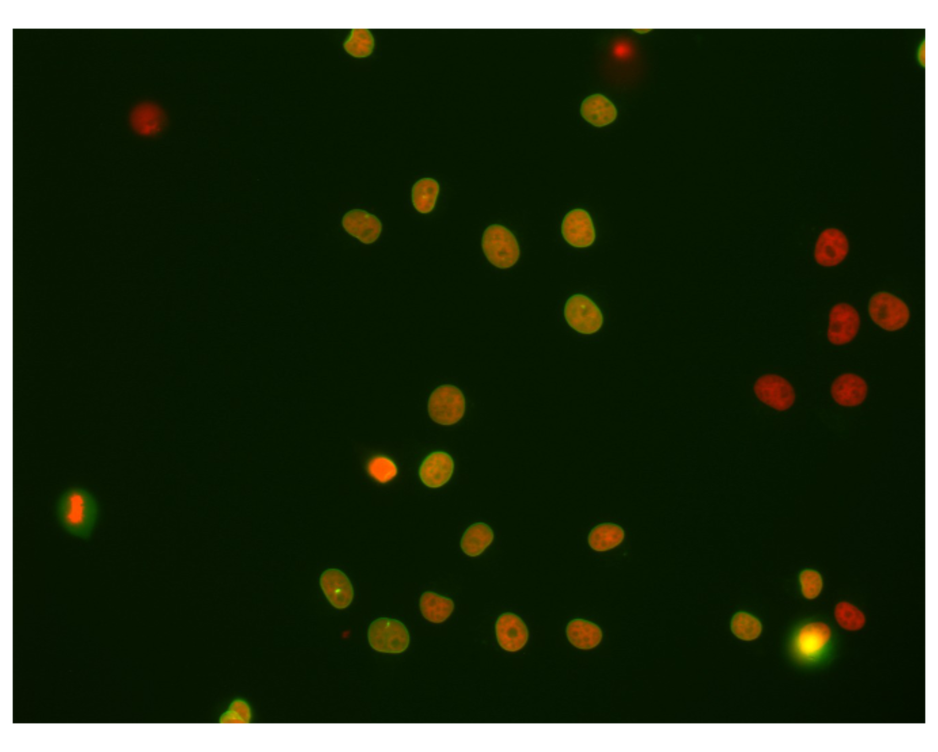
#> input picture data/plate1_1_013 [Well 5, Field 1 (Spot 5)].png, 938 x 752 px, shrunk from 1842 x 1478 before the run
$ jupyter execute --allow-errors parametric_maps.ipynb
#> lines starting #> are read from the running program, lines starting #| are printed output that depends on the picture
[cell 1]
import pyclesperanto_prototype as cle
import numpy as np
from skimage.io import imread, imshow
import matplotlib.pyplot as plt

Wir verwenden einen Datensatz, der von [Heriche et al.](https://doi.org/10.1091/mbc.E13-04-0221) veröffentlicht wurde und unter [CC BY 4.0](https://creativecommons.org/licenses/by/4.0/) lizenziert ist. Er ist in der [Image Data Resource](https://idr.openmicroscopy.org/webclient/img_detail/179719/) verfügbar.

[cell 2]
# load file
raw_image = imread('../../data/plate1_1_013 [Well 5, Field 1 (Spot 5)].png')[::2,::2,0]
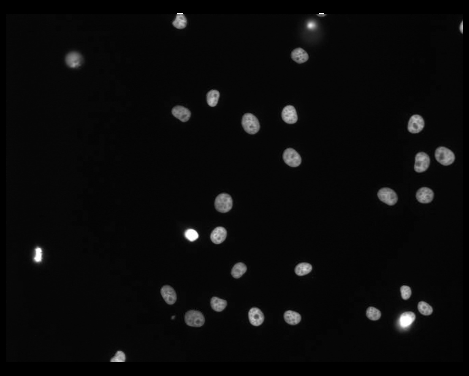
#> raw_image: shape (376, 469); min 0, max 255, mean 10

# visualize
cle.asarray(raw_image)
#> (this line was passed over: pyclesperanto_prototype is not available in this run)


$ run again, with data/E39.lif [E4] - 2.png copied over data/plate1_1_013 [Well 5, Field 1 (Spot 5)].png
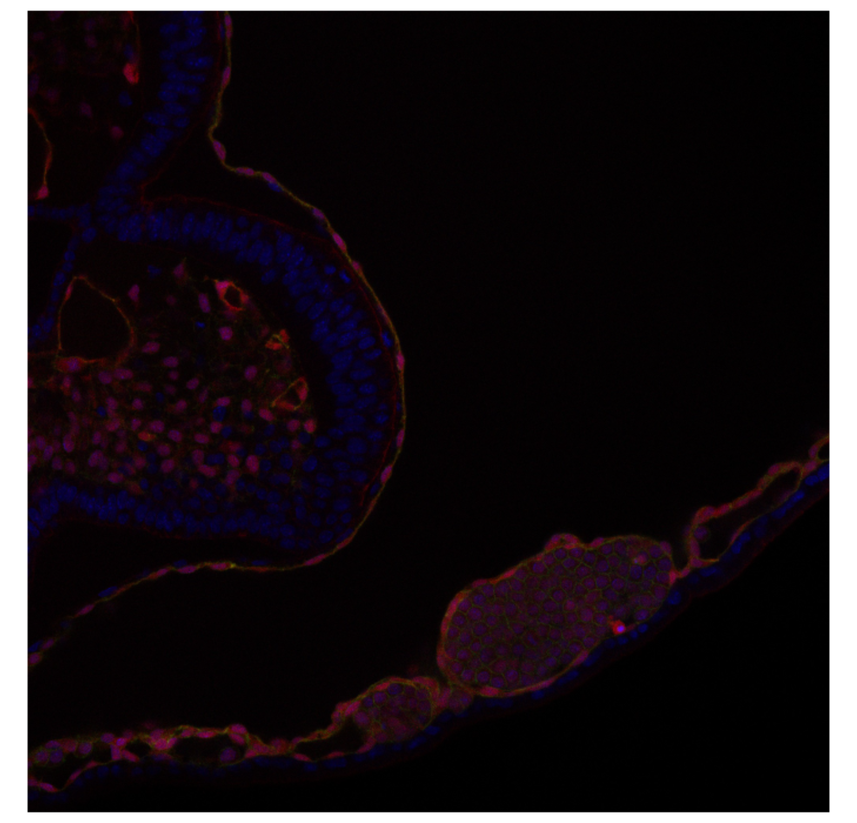
#> input picture data/E39.lif [E4] - 2.png, 857 x 823 px, shrunk from 1682 x 1616 before the run
#> `raw_image = imread('../../data/plate1_1_013 [Well 5, Field 1 (Spot 5)]..`:
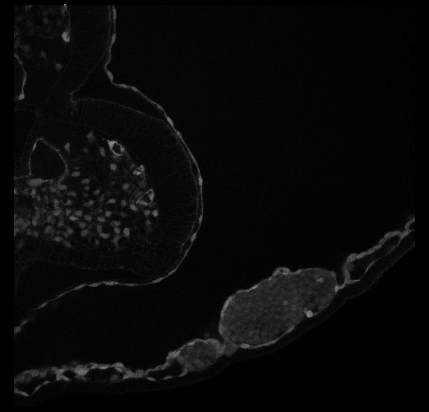
#> raw_image: shape (412, 429); min 0, max 152, mean 8.4
